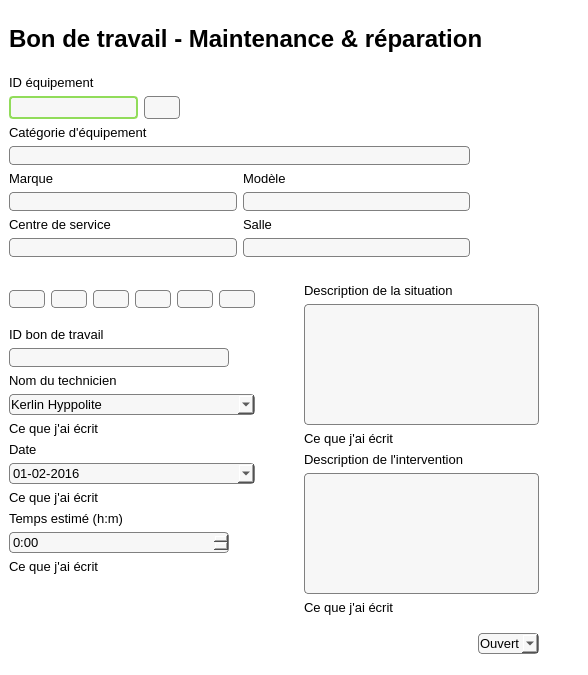
<?xml version="1.0" encoding="UTF-8"?>
<ui version="4.0">
 <class>MainWindow</class>
 <widget class="QMainWindow" name="MainWindow">
  <property name="enabled">
   <bool>true</bool>
  </property>
  <property name="geometry">
   <rect>
    <x>0</x>
    <y>0</y>
    <width>588</width>
    <height>675</height>
   </rect>
  </property>
  <property name="maximumSize">
   <size>
    <width>167777</width>
    <height>16777215</height>
   </size>
  </property>
  <property name="font">
   <font>
    <pointsize>10</pointsize>
   </font>
  </property>
  <property name="windowTitle">
   <string>MainWindow</string>
  </property>
  <property name="styleSheet">
   <string notr="true">QMainWindow 
 {

background: white;
}

QPushButton {
padding: 1px;
border-style: solid;
border: 1px solid gray;
border-radius: 4px;
background: rgb(247,247,247)
}

QPushButton::pressed {
padding: 1px;
color: black;
border-style: solid;
border: 1px solid gray;
border-radius: 8px;
background:rgb(169, 167, 170)
}

QPushButton:hover {
background-color: qlineargradient(x1: 0, y1: 1, x2: 0, y2: 0, stop: 0 #edf2f8, stop: 1 #c8d9ea);
}

QTextEdit {
padding: 1px;
border-style: solid;
border: 1px solid gray;
border-radius: 4px;
background:rgb(247,247,247)
}

QComboBox {
padding: 1px;
border-style: solid;
border: 1px solid gray;
border-radius: 4px;
background:rgb(247,247,247)
}</string>
  </property>
  <property name="iconSize">
   <size>
    <width>200</width>
    <height>200</height>
   </size>
  </property>
  <widget class="QWidget" name="centralwidget">
   <layout class="QVBoxLayout" name="verticalLayout_3">
    <item>
     <layout class="QHBoxLayout" name="horizontalLayout">
      <item>
       <widget class="QLabel" name="labelTitre">
        <property name="maximumSize">
         <size>
          <width>20000</width>
          <height>100</height>
         </size>
        </property>
        <property name="font">
         <font>
          <family>MS Shell Dlg 2</family>
          <pointsize>18</pointsize>
          <weight>75</weight>
          <bold>true</bold>
         </font>
        </property>
        <property name="autoFillBackground">
         <bool>false</bool>
        </property>
        <property name="styleSheet">
         <string notr="true"/>
        </property>
        <property name="text">
         <string>Bon de travail - Maintenance &amp; réparation</string>
        </property>
       </widget>
      </item>
      <item>
       <spacer name="horizontalSpacer_3">
        <property name="orientation">
         <enum>Qt::Horizontal</enum>
        </property>
        <property name="sizeType">
         <enum>QSizePolicy::Minimum</enum>
        </property>
        <property name="sizeHint" stdset="0">
         <size>
          <width>20</width>
          <height>20</height>
         </size>
        </property>
       </spacer>
      </item>
      <item>
       <widget class="QLabel" name="labelPhotoPlus">
        <property name="maximumSize">
         <size>
          <width>100</width>
          <height>100</height>
         </size>
        </property>
        <property name="text">
         <string/>
        </property>
        <property name="pixmap">
         <pixmap>../Images/plus.png</pixmap>
        </property>
        <property name="scaledContents">
         <bool>false</bool>
        </property>
        <property name="alignment">
         <set>Qt::AlignRight|Qt::AlignTrailing|Qt::AlignVCenter</set>
        </property>
       </widget>
      </item>
      <item>
       <spacer name="horizontalSpacer_5">
        <property name="orientation">
         <enum>Qt::Horizontal</enum>
        </property>
        <property name="sizeHint" stdset="0">
         <size>
          <width>40</width>
          <height>60</height>
         </size>
        </property>
       </spacer>
      </item>
     </layout>
    </item>
    <item>
     <layout class="QHBoxLayout" name="horizontalLayout_2">
      <item>
       <layout class="QVBoxLayout" name="verticalLayout_6">
        <item>
         <widget class="QLabel" name="label_ID">
          <property name="font">
           <font>
            <pointsize>10</pointsize>
           </font>
          </property>
          <property name="text">
           <string>ID équipement</string>
          </property>
         </widget>
        </item>
        <item>
         <layout class="QGridLayout" name="gridLayout_2">
          <item row="1" column="3">
           <spacer name="horizontalSpacer_4">
            <property name="orientation">
             <enum>Qt::Horizontal</enum>
            </property>
            <property name="sizeType">
             <enum>QSizePolicy::Maximum</enum>
            </property>
            <property name="sizeHint" stdset="0">
             <size>
              <width>290</width>
              <height>20</height>
             </size>
            </property>
           </spacer>
          </item>
          <item row="1" column="2">
           <widget class="QPushButton" name="boutonActualiser">
            <property name="maximumSize">
             <size>
              <width>160</width>
              <height>120</height>
             </size>
            </property>
            <property name="cursor">
             <cursorShape>PointingHandCursor</cursorShape>
            </property>
            <property name="text">
             <string/>
            </property>
            <property name="icon">
             <iconset>
              <normaloff>../Images/actualize-arrows-couple-in-circle.png</normaloff>../Images/actualize-arrows-couple-in-circle.png</iconset>
            </property>
            <property name="iconSize">
             <size>
              <width>30</width>
              <height>30</height>
             </size>
            </property>
           </widget>
          </item>
          <item row="1" column="0">
           <widget class="QLineEdit" name="lineEditID">
            <property name="sizePolicy">
             <sizepolicy hsizetype="Expanding" vsizetype="Minimum">
              <horstretch>0</horstretch>
              <verstretch>0</verstretch>
             </sizepolicy>
            </property>
            <property name="maximumSize">
             <size>
              <width>160</width>
              <height>25</height>
             </size>
            </property>
            <property name="font">
             <font>
              <pointsize>10</pointsize>
             </font>
            </property>
            <property name="styleSheet">
             <string notr="true">QLineEdit {
padding: 1px;
border-style: solid;
border: 2px solid rgb(145, 220, 90);
border-radius: 4px;
background:rgb(247,247,247);
}
</string>
            </property>
           </widget>
          </item>
         </layout>
        </item>
        <item>
         <widget class="QLabel" name="labelCategorieEquip">
          <property name="font">
           <font>
            <pointsize>10</pointsize>
           </font>
          </property>
          <property name="text">
           <string>Catégorie d'équipement</string>
          </property>
         </widget>
        </item>
        <item>
         <widget class="QLabel" name="labelEcritureCatEquip">
          <property name="font">
           <font>
            <pointsize>10</pointsize>
           </font>
          </property>
          <property name="styleSheet">
           <string notr="true"> QLabel{
padding: 1px;
border-style: solid;
border: 1px solid gray;
border-radius: 4px;
background:rgb(247,247,247);
color: rgb(81, 81, 81);
}

</string>
          </property>
          <property name="text">
           <string/>
          </property>
         </widget>
        </item>
        <item>
         <layout class="QGridLayout" name="gridLayout">
          <item row="3" column="2">
           <widget class="QLabel" name="labelSalle">
            <property name="font">
             <font>
              <pointsize>10</pointsize>
             </font>
            </property>
            <property name="text">
             <string>Salle</string>
            </property>
           </widget>
          </item>
          <item row="3" column="1">
           <widget class="QLabel" name="labelCentreService">
            <property name="font">
             <font>
              <pointsize>10</pointsize>
             </font>
            </property>
            <property name="styleSheet">
             <string notr="true"/>
            </property>
            <property name="text">
             <string>Centre de service</string>
            </property>
           </widget>
          </item>
          <item row="0" column="2">
           <widget class="QLabel" name="labelModele">
            <property name="font">
             <font>
              <pointsize>10</pointsize>
             </font>
            </property>
            <property name="text">
             <string>Modèle</string>
            </property>
           </widget>
          </item>
          <item row="2" column="1">
           <widget class="QLabel" name="labelEcritureMarque">
            <property name="font">
             <font>
              <pointsize>10</pointsize>
             </font>
            </property>
            <property name="styleSheet">
             <string notr="true"> QLabel{
padding: 1px;
border-style: solid;
border: 1px solid gray;
border-radius: 4px;
background:rgb(247,247,247);
color: rgb(81, 81, 81);
}
</string>
            </property>
            <property name="text">
             <string/>
            </property>
           </widget>
          </item>
          <item row="2" column="2">
           <widget class="QLabel" name="labelEcritureModele">
            <property name="font">
             <font>
              <pointsize>10</pointsize>
             </font>
            </property>
            <property name="styleSheet">
             <string notr="true"> QLabel{
padding: 1px;
border-style: solid;
border: 1px solid gray;
border-radius: 4px;
background:rgb(247,247,247);
color: rgb(81, 81, 81);
}
</string>
            </property>
            <property name="text">
             <string/>
            </property>
           </widget>
          </item>
          <item row="0" column="1">
           <widget class="QLabel" name="labelMarque">
            <property name="font">
             <font>
              <pointsize>10</pointsize>
             </font>
            </property>
            <property name="text">
             <string>Marque</string>
            </property>
           </widget>
          </item>
          <item row="4" column="1">
           <widget class="QLabel" name="labelEcritureCentreService">
            <property name="font">
             <font>
              <pointsize>10</pointsize>
             </font>
            </property>
            <property name="styleSheet">
             <string notr="true"> QLabel{
padding: 1px;
border-style: solid;
border: 1px solid gray;
border-radius: 4px;
background:rgb(247,247,247);
color: rgb(81, 81, 81);
}
</string>
            </property>
            <property name="text">
             <string/>
            </property>
           </widget>
          </item>
          <item row="4" column="2">
           <widget class="QLabel" name="labelEcritureSalle">
            <property name="font">
             <font>
              <pointsize>10</pointsize>
             </font>
            </property>
            <property name="styleSheet">
             <string notr="true"> QLabel{
padding: 1px;
border-style: solid;
border: 1px solid gray;
border-radius: 4px;
background:rgb(247,247,247);
color: rgb(81, 81, 81);
}
</string>
            </property>
            <property name="text">
             <string/>
            </property>
           </widget>
          </item>
         </layout>
        </item>
       </layout>
      </item>
      <item>
       <spacer name="horizontalSpacer_7">
        <property name="orientation">
         <enum>Qt::Horizontal</enum>
        </property>
        <property name="sizeType">
         <enum>QSizePolicy::Expanding</enum>
        </property>
        <property name="sizeHint" stdset="0">
         <size>
          <width>30</width>
          <height>40</height>
         </size>
        </property>
       </spacer>
      </item>
     </layout>
    </item>
    <item>
     <spacer name="verticalSpacer_2">
      <property name="orientation">
       <enum>Qt::Vertical</enum>
      </property>
      <property name="sizeType">
       <enum>QSizePolicy::Minimum</enum>
      </property>
      <property name="sizeHint" stdset="0">
       <size>
        <width>20</width>
        <height>20</height>
       </size>
      </property>
     </spacer>
    </item>
    <item>
     <layout class="QHBoxLayout" name="horizontalLayout_6">
      <item>
       <layout class="QVBoxLayout" name="verticalLayout_7">
        <item>
         <spacer name="verticalSpacer_4">
          <property name="orientation">
           <enum>Qt::Vertical</enum>
          </property>
          <property name="sizeType">
           <enum>QSizePolicy::Fixed</enum>
          </property>
          <property name="sizeHint" stdset="0">
           <size>
            <width>20</width>
            <height>7</height>
           </size>
          </property>
         </spacer>
        </item>
        <item>
         <layout class="QVBoxLayout" name="verticalLayout">
          <item>
           <layout class="QHBoxLayout" name="horizontalLayout_3">
            <item>
             <widget class="QPushButton" name="boutonAjoutBDT">
              <property name="cursor">
               <cursorShape>PointingHandCursor</cursorShape>
              </property>
              <property name="text">
               <string/>
              </property>
              <property name="icon">
               <iconset>
                <normaloff>../Images/plus_64.png</normaloff>../Images/plus_64.png</iconset>
              </property>
              <property name="iconSize">
               <size>
                <width>35</width>
                <height>35</height>
               </size>
              </property>
             </widget>
            </item>
            <item>
             <widget class="QPushButton" name="boutonSauvegarde">
              <property name="maximumSize">
               <size>
                <width>50</width>
                <height>180</height>
               </size>
              </property>
              <property name="cursor">
               <cursorShape>PointingHandCursor</cursorShape>
              </property>
              <property name="autoFillBackground">
               <bool>false</bool>
              </property>
              <property name="styleSheet">
               <string notr="true"/>
              </property>
              <property name="text">
               <string/>
              </property>
              <property name="icon">
               <iconset>
                <normaloff>../Images/save (1).png</normaloff>../Images/save (1).png</iconset>
              </property>
              <property name="iconSize">
               <size>
                <width>35</width>
                <height>35</height>
               </size>
              </property>
             </widget>
            </item>
            <item>
             <widget class="QPushButton" name="boutonFlecheDoubleGauche">
              <property name="maximumSize">
               <size>
                <width>50</width>
                <height>150</height>
               </size>
              </property>
              <property name="cursor">
               <cursorShape>PointingHandCursor</cursorShape>
              </property>
              <property name="styleSheet">
               <string notr="true"/>
              </property>
              <property name="text">
               <string/>
              </property>
              <property name="icon">
               <iconset>
                <normaloff>../Images/double-left-chevron.png</normaloff>../Images/double-left-chevron.png</iconset>
              </property>
             </widget>
            </item>
            <item>
             <widget class="QPushButton" name="boutonFlecheGauche">
              <property name="maximumSize">
               <size>
                <width>50</width>
                <height>180</height>
               </size>
              </property>
              <property name="cursor">
               <cursorShape>PointingHandCursor</cursorShape>
              </property>
              <property name="styleSheet">
               <string notr="true"/>
              </property>
              <property name="text">
               <string/>
              </property>
              <property name="icon">
               <iconset>
                <normaloff>../Images/angle-pointing-to-left (1).png</normaloff>../Images/angle-pointing-to-left (1).png</iconset>
              </property>
             </widget>
            </item>
            <item>
             <widget class="QPushButton" name="boutonFlecheDroite">
              <property name="maximumSize">
               <size>
                <width>50</width>
                <height>180</height>
               </size>
              </property>
              <property name="cursor">
               <cursorShape>PointingHandCursor</cursorShape>
              </property>
              <property name="styleSheet">
               <string notr="true"/>
              </property>
              <property name="text">
               <string/>
              </property>
              <property name="icon">
               <iconset>
                <normaloff>../Images/angle-arrow-pointing-to-right.png</normaloff>../Images/angle-arrow-pointing-to-right.png</iconset>
              </property>
             </widget>
            </item>
            <item>
             <widget class="QPushButton" name="boutonFlecheDoubleDroite">
              <property name="maximumSize">
               <size>
                <width>60</width>
                <height>180</height>
               </size>
              </property>
              <property name="cursor">
               <cursorShape>PointingHandCursor</cursorShape>
              </property>
              <property name="styleSheet">
               <string notr="true"/>
              </property>
              <property name="text">
               <string/>
              </property>
              <property name="icon">
               <iconset>
                <normaloff>../Images/double-angle-pointing-to-right.png</normaloff>../Images/double-angle-pointing-to-right.png</iconset>
              </property>
             </widget>
            </item>
           </layout>
          </item>
          <item>
           <spacer name="verticalSpacer">
            <property name="orientation">
             <enum>Qt::Vertical</enum>
            </property>
            <property name="sizeType">
             <enum>QSizePolicy::Minimum</enum>
            </property>
            <property name="sizeHint" stdset="0">
             <size>
              <width>220</width>
              <height>13</height>
             </size>
            </property>
           </spacer>
          </item>
          <item>
           <widget class="QLabel" name="labelBonTravail">
            <property name="font">
             <font>
              <pointsize>10</pointsize>
             </font>
            </property>
            <property name="text">
             <string>ID bon de travail</string>
            </property>
           </widget>
          </item>
          <item>
           <widget class="QLabel" name="labelEcritureBonTravail">
            <property name="maximumSize">
             <size>
              <width>220</width>
              <height>50</height>
             </size>
            </property>
            <property name="font">
             <font>
              <pointsize>10</pointsize>
             </font>
            </property>
            <property name="styleSheet">
             <string notr="true"> QLabel{
padding: 1px;
border-style: solid;
border: 1px solid gray;
border-radius: 4px;
background:rgb(247,247,247);
color: rgb(81, 81, 81);
}
</string>
            </property>
            <property name="text">
             <string/>
            </property>
           </widget>
          </item>
          <item>
           <widget class="QLabel" name="labelNomTechnicien">
            <property name="font">
             <font>
              <pointsize>10</pointsize>
             </font>
            </property>
            <property name="text">
             <string>Nom du technicien</string>
            </property>
           </widget>
          </item>
          <item>
           <widget class="QComboBox" name="comboBoxNomTech">
            <property name="font">
             <font>
              <pointsize>10</pointsize>
             </font>
            </property>
            <property name="styleSheet">
             <string notr="true"/>
            </property>
            <item>
             <property name="text">
              <string>Kerlin Hyppolite</string>
             </property>
            </item>
           </widget>
          </item>
          <item>
           <widget class="QLabel" name="labelCacheNomTech">
            <property name="sizePolicy">
             <sizepolicy hsizetype="Preferred" vsizetype="Preferred">
              <horstretch>0</horstretch>
              <verstretch>0</verstretch>
             </sizepolicy>
            </property>
            <property name="font">
             <font>
              <pointsize>10</pointsize>
             </font>
            </property>
            <property name="text">
             <string>Ce que j'ai écrit</string>
            </property>
           </widget>
          </item>
          <item>
           <widget class="QLabel" name="labelDate">
            <property name="font">
             <font>
              <pointsize>10</pointsize>
             </font>
            </property>
            <property name="text">
             <string>Date</string>
            </property>
           </widget>
          </item>
          <item>
           <widget class="QDateEdit" name="dateEdit">
            <property name="font">
             <font>
              <pointsize>10</pointsize>
             </font>
            </property>
            <property name="styleSheet">
             <string notr="true">QDateEdit {
padding: 1px;
border-style: solid;
border: 1px solid gray;
border-radius: 4px;
color: black;
background:rgb(247,247,247)
}


</string>
            </property>
            <property name="locale">
             <locale language="French" country="Canada"/>
            </property>
            <property name="buttonSymbols">
             <enum>QAbstractSpinBox::UpDownArrows</enum>
            </property>
            <property name="dateTime">
             <datetime>
              <hour>0</hour>
              <minute>0</minute>
              <second>0</second>
              <year>2016</year>
              <month>2</month>
              <day>1</day>
             </datetime>
            </property>
            <property name="currentSection">
             <enum>QDateTimeEdit::DaySection</enum>
            </property>
            <property name="displayFormat">
             <string>dd-MM-yyyy</string>
            </property>
            <property name="calendarPopup">
             <bool>true</bool>
            </property>
            <property name="timeSpec">
             <enum>Qt::LocalTime</enum>
            </property>
            <property name="date">
             <date>
              <year>2016</year>
              <month>2</month>
              <day>1</day>
             </date>
            </property>
           </widget>
          </item>
          <item>
           <widget class="QLabel" name="labelCacheDate">
            <property name="font">
             <font>
              <pointsize>10</pointsize>
             </font>
            </property>
            <property name="text">
             <string>Ce que j'ai écrit</string>
            </property>
           </widget>
          </item>
          <item>
           <widget class="QLabel" name="labelTempsEstime">
            <property name="font">
             <font>
              <pointsize>10</pointsize>
             </font>
            </property>
            <property name="text">
             <string>Temps estimé (h:m)</string>
            </property>
           </widget>
          </item>
          <item>
           <widget class="QTimeEdit" name="timeEditTempsEstime">
            <property name="maximumSize">
             <size>
              <width>220</width>
              <height>16777215</height>
             </size>
            </property>
            <property name="font">
             <font>
              <pointsize>10</pointsize>
             </font>
            </property>
            <property name="styleSheet">
             <string notr="true">QTimeEdit {
padding: 1px;
border-style: solid;
border: 1px solid gray;
border-radius: 4px;
background:rgb(247,247,247)
}</string>
            </property>
            <property name="currentSection">
             <enum>QDateTimeEdit::HourSection</enum>
            </property>
            <property name="displayFormat">
             <string>h:mm</string>
            </property>
            <property name="calendarPopup">
             <bool>true</bool>
            </property>
           </widget>
          </item>
          <item>
           <widget class="QLabel" name="labelCacheTemps">
            <property name="font">
             <font>
              <pointsize>10</pointsize>
             </font>
            </property>
            <property name="text">
             <string>Ce que j'ai écrit</string>
            </property>
           </widget>
          </item>
          <item>
           <spacer name="verticalSpacer_3">
            <property name="orientation">
             <enum>Qt::Vertical</enum>
            </property>
            <property name="sizeHint" stdset="0">
             <size>
              <width>20</width>
              <height>40</height>
             </size>
            </property>
           </spacer>
          </item>
         </layout>
        </item>
       </layout>
      </item>
      <item>
       <spacer name="horizontalSpacer_2">
        <property name="orientation">
         <enum>Qt::Horizontal</enum>
        </property>
        <property name="sizeType">
         <enum>QSizePolicy::Minimum</enum>
        </property>
        <property name="sizeHint" stdset="0">
         <size>
          <width>43</width>
          <height>20</height>
         </size>
        </property>
       </spacer>
      </item>
      <item>
       <layout class="QVBoxLayout" name="verticalLayout_2">
        <item>
         <widget class="QLabel" name="labelDescSituation">
          <property name="font">
           <font>
            <pointsize>10</pointsize>
           </font>
          </property>
          <property name="text">
           <string>Description de la situation</string>
          </property>
         </widget>
        </item>
        <item>
         <widget class="QTextEdit" name="textEditDescSituation">
          <property name="maximumSize">
           <size>
            <width>16777215</width>
            <height>220</height>
           </size>
          </property>
          <property name="font">
           <font>
            <pointsize>10</pointsize>
           </font>
          </property>
          <property name="styleSheet">
           <string notr="true"/>
          </property>
         </widget>
        </item>
        <item>
         <widget class="QLabel" name="labelCacheDescSit">
          <property name="font">
           <font>
            <pointsize>10</pointsize>
           </font>
          </property>
          <property name="text">
           <string>Ce que j'ai écrit</string>
          </property>
         </widget>
        </item>
        <item>
         <spacer name="verticalSpacer_5">
          <property name="orientation">
           <enum>Qt::Vertical</enum>
          </property>
          <property name="sizeType">
           <enum>QSizePolicy::Maximum</enum>
          </property>
          <property name="sizeHint" stdset="0">
           <size>
            <width>30</width>
            <height>30</height>
           </size>
          </property>
         </spacer>
        </item>
        <item>
         <widget class="QLabel" name="labelDescIntervention">
          <property name="font">
           <font>
            <pointsize>10</pointsize>
           </font>
          </property>
          <property name="text">
           <string>Description de l'intervention</string>
          </property>
         </widget>
        </item>
        <item>
         <widget class="QTextEdit" name="textEditDescIntervention">
          <property name="maximumSize">
           <size>
            <width>16777215</width>
            <height>220</height>
           </size>
          </property>
          <property name="font">
           <font>
            <pointsize>10</pointsize>
           </font>
          </property>
          <property name="styleSheet">
           <string notr="true"/>
          </property>
         </widget>
        </item>
        <item>
         <widget class="QLabel" name="labelCacheDescInt">
          <property name="font">
           <font>
            <pointsize>10</pointsize>
           </font>
          </property>
          <property name="text">
           <string>Ce que j'ai écrit</string>
          </property>
         </widget>
        </item>
        <item>
         <layout class="QHBoxLayout" name="horizontalLayout_9">
          <item>
           <spacer name="horizontalSpacer">
            <property name="orientation">
             <enum>Qt::Horizontal</enum>
            </property>
            <property name="sizeHint" stdset="0">
             <size>
              <width>40</width>
              <height>45</height>
             </size>
            </property>
           </spacer>
          </item>
          <item>
           <widget class="QComboBox" name="comboBoxOuvertFerme">
            <property name="font">
             <font>
              <pointsize>10</pointsize>
             </font>
            </property>
            <property name="styleSheet">
             <string notr="true"/>
            </property>
            <item>
             <property name="text">
              <string>Ouvert</string>
             </property>
            </item>
            <item>
             <property name="text">
              <string>Fermé</string>
             </property>
            </item>
           </widget>
          </item>
         </layout>
        </item>
        <item>
         <layout class="QVBoxLayout" name="verticalLayout_9">
          <item>
           <spacer name="verticalSpacer_7">
            <property name="orientation">
             <enum>Qt::Vertical</enum>
            </property>
            <property name="sizeType">
             <enum>QSizePolicy::Maximum</enum>
            </property>
            <property name="sizeHint" stdset="0">
             <size>
              <width>50</width>
              <height>45</height>
             </size>
            </property>
           </spacer>
          </item>
         </layout>
        </item>
       </layout>
      </item>
      <item>
       <spacer name="horizontalSpacer_6">
        <property name="orientation">
         <enum>Qt::Horizontal</enum>
        </property>
        <property name="sizeType">
         <enum>QSizePolicy::Minimum</enum>
        </property>
        <property name="sizeHint" stdset="0">
         <size>
          <width>40</width>
          <height>20</height>
         </size>
        </property>
       </spacer>
      </item>
     </layout>
    </item>
   </layout>
  </widget>
 </widget>
 <resources/>
 <connections/>
</ui>
